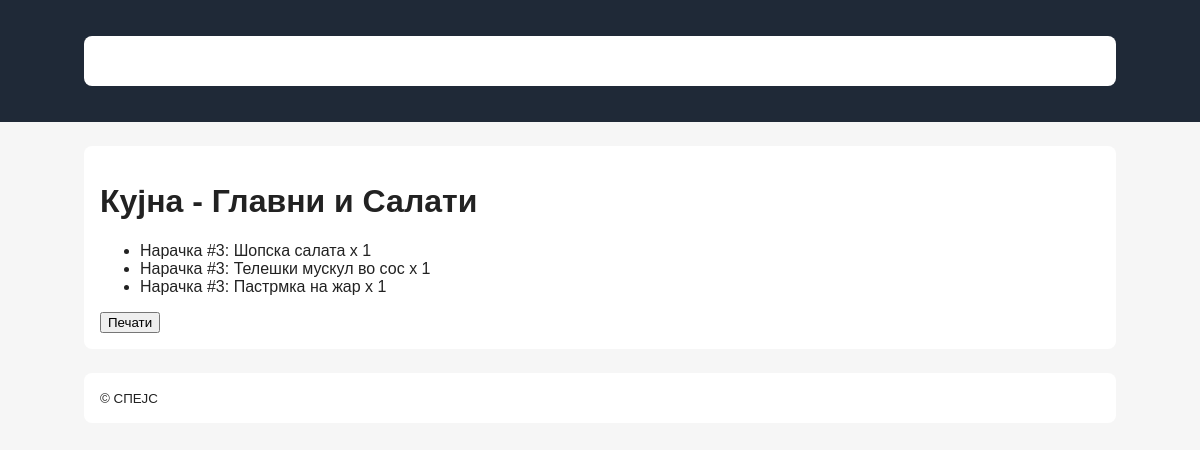
The app's page /kitchen/kitchen/ (signed in) with its own data.
### orders/models.py (models this page shows, shortened)
class OrderItem(models.Model):
    order = models.ForeignKey(Order, related_name='items', on_delete=models.CASCADE)
    product = models.ForeignKey(Product, on_delete=models.PROTECT)
    quantity = models.PositiveIntegerField(default=1)

class Order(models.Model):
    STATUS_CHOICES = [
        ('PENDING', 'Во подготовка'),
        ('SERVED', 'Послужено'),
        ('PAID', 'Платено'),
    ]
    table_number = models.PositiveIntegerField()
    waiter = models.ForeignKey(User, on_delete=models.CASCADE, related_name='orders')
    status = models.CharField(max_length=10, choices=STATUS_CHOICES, default='PENDING')
    discount_percent = models.DecimalField(max_digits=5, decimal_places=2, default=0.00)
    created_at = models.DateTimeField(auto_now_add=True)
    updated_at = models.DateTimeField(auto_now=True)

class Product(models.Model):
    name = models.CharField(max_length=100)
    category = models.ForeignKey(Category, on_delete=models.SET_NULL, null=True)
    price = models.DecimalField(max_digits=10, decimal_places=2)

### orders/views.py (the view)
# urls.py: path('kitchen/kitchen/', views.kitchen_queue, name='kitchen_queue'),
@login_required
def kitchen_queue(request):
    items = OrderItem.objects.filter(product__category__name__in=['Салати','Главни Јадења']).order_by('order__created_at')
    return render(request, 'orders/kitchen_kitchen.html', {'items': items})

### templates/orders/kitchen_kitchen.html
{% extends 'base.html' %}
{% block content %}
  <h1>Кујна - Главни и Салати</h1>
  <ul>
    {% for it in items %}
      <li>Нарачка #{{ it.order.id }}: {{ it.product.name }} x {{ it.quantity }}</li>
    {% endfor %}
  </ul>
  <button onclick="window.print()">Печати</button>
{% endblock %}

### templates/styles.css (style rules this page uses)
body { font-family:Arial,Helvetica,sans-serif;margin:0;padding:0;background:#f6f6f6;color:#222 }

### records on screen
OrderItem: order.id "3", product.name "Шопска салата", quantity "1"
OrderItem: order.id "3", product.name "Телешки мускул во сос", quantity "1"
OrderItem: order.id "3", product.name "Пастрмка на жар", quantity "1"
